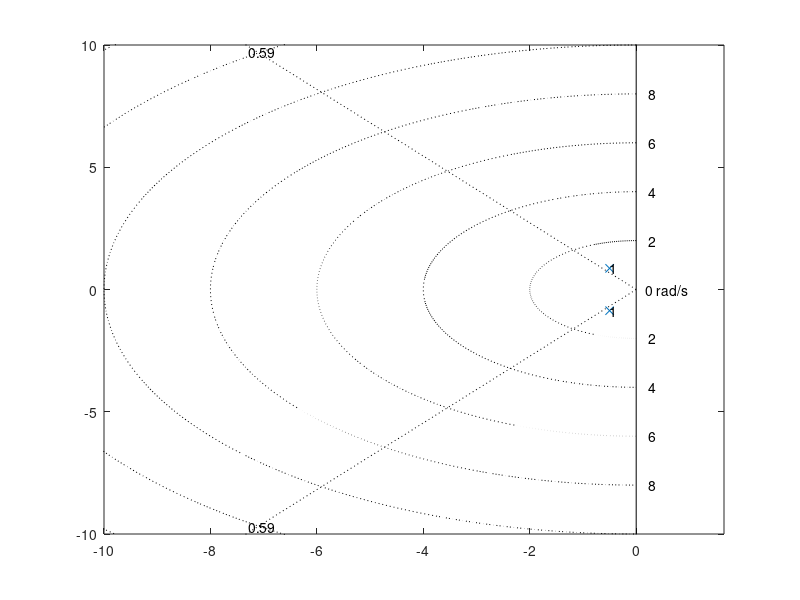
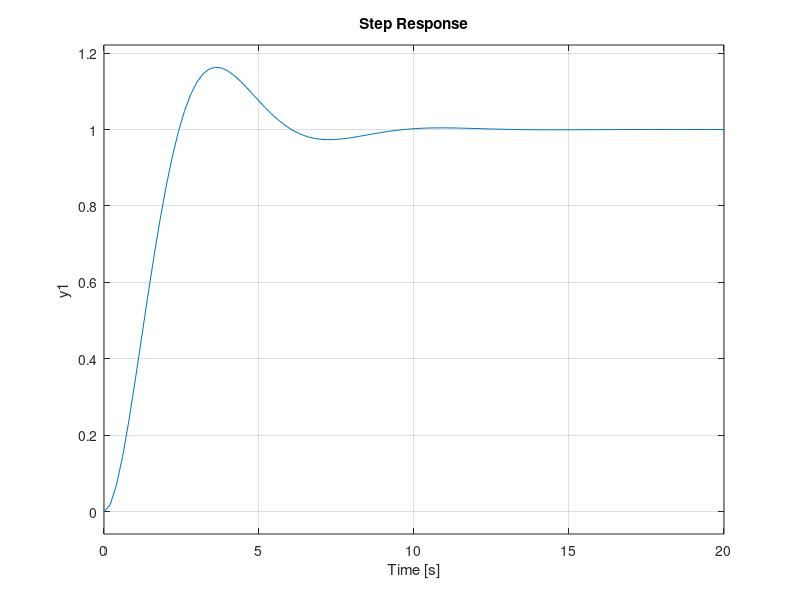

The MATLAB script that drew these images, in order:
clear all
close all
clc

pkg load control

function step_cal(x,y)
fnc= @(p1,p2) zpk([],[p1,p2],p1*p2);

    p1=x+j*y;
    p2=x-j*y;
    G=fnc(p1,p2);
    figure(2)
    step(G);

end

function complex_plot(pl)
    count=1;
    [r c]=size(pl);
    for i=1:r
        x(i)=real(pl(i));
        y(i)=imag(pl(i));
    end
    hold on
    plot(x,y,"x");
    text(x,y,num2str(count));
    %    count=count+1;
end

figure(1,"position",[100,100,500,500],"name","任意の極位置をクリックすると対応する時間応答を表示します。")
axis([-10 1 -10 10])
sgrid(0.5912,[])%zeta,omega
                %daspect([1 1])

G=tf(1,[1 1 1]);
figure(2,"position",[600,100,500,500])
step(G)
[pole zero]=pzmap(G);
figure(1)
complex_plot(pole);

count=2;

H=msgbox("Click a pole position on the complex plane","SELECT POLE pos.");
%H=msgbox("極位置として複素平面上の点をクリックしてください","極位置と時間応答");
uiwait(H);

while(1)
    figure(1)
    [x y btn]=ginput(1);
    hold on
    if(btn==1)
        plot(x,y,"x")
        plot(x,-y,"x");
        text(x,y,num2str(count));
        count=count+1;
        step_cal(x,y);
    else
        break% error対策: text: invalid combination of points and text strings
    end

end

close all
